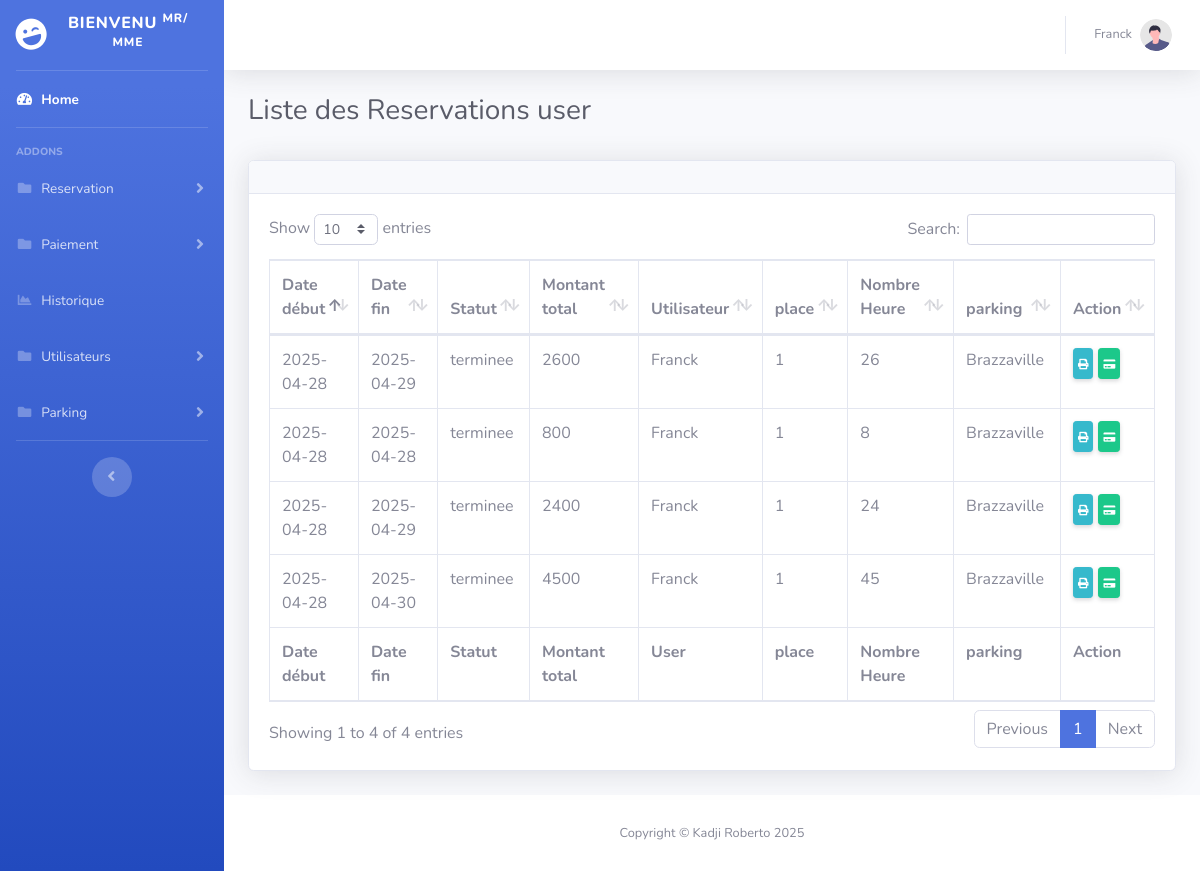
/index.php?page=listReservationUser (signed in), run on the app's committed database.
### tables this page shows
CREATE TABLE `reservation` (
  `id_reservation` int(11) NOT NULL,
  `date_debut` date NOT NULL,
  `date_fin` date NOT NULL,
  `statut` varchar(255) NOT NULL,
  `montant_total` double NOT NULL,
  `numero_place` int(11) NOT NULL,
  `nombre_heure` int(11) NOT NULL,
  `id_user` int(11) NOT NULL,
  `id_parking` int(11) NOT NULL
);

CREATE TABLE `utilisateurs` (
  `id_user` int(11) NOT NULL,
  `nom` varchar(255) NOT NULL,
  `prenom` varchar(255) NOT NULL,
  `ville` varchar(255) NOT NULL,
  `email` varchar(255) NOT NULL,
  `telephone` int(11) NOT NULL,
  `passwords` varchar(255) NOT NULL,
  `roles` varchar(255) NOT NULL,
  `statut` varchar(150) DEFAULT 'disponible'
);

CREATE TABLE `parking_vh` (
  `id_parking` int(11) NOT NULL,
  `nbplace` int(11) NOT NULL,
  `localisation` varchar(244) NOT NULL,
  `statut` varchar(255) NOT NULL,
  `numero` varchar(122) NOT NULL,
  `nbplace_disponible` int(11) NOT NULL,
  `tarifhoraire` int(11) NOT NULL
);

### modele/ReservationModel.php (called while the page is built, shortened)
<?php
class ReservationModel{
    public function Connect(){
        $host="localhost";
        $dbname="parkings";
        $user="root";
        $pass="";
    $connect= new PDO("mysql:host=$host;dbname=$dbname",$user,$pass);
    $connect->setAttribute(PDO::ATTR_ERRMODE,PDO::ERRMODE_EXCEPTION);
    return $connect;
    }
    public function listReservationUser($id){
        try {
           $connect=$this->connect();
        $test = $connect->prepare("SELECT id_reservation, date_debut, date_fin, reservation.statut, montant_total, utilisateurs.nom AS nom_user, numero_place, nombre_heure, parking_vh.localisation AS localisation_park
        FROM reservation
        INNER JOIN utilisateurs ON reservation.id_user = utilisateurs.id_user
        INNER JOIN parking_vh ON reservation.id_parking = parking_vh.id_parking
        WHERE reservation.id_user = ?
        ORDER BY CASE
        WHEN reservation.statut = 'active' THEN 0
        WHEN reservation.statut = 'terminee' THEN 1
         else 2
         END, date_debut ASC ");
        $test->execute([$id]);
        $resultat = $test->fetchAll(PDO::FETCH_ASSOC);
        return $resultat;
        } catch (\Throwable $th) {
              echo "Erreur: " . $th->getMessage();
        }
    }
}

### vue/listReservationUser.php (the view)
<?php
require("header.php")
?>
                <div class="container-fluid">
                    <h1 class="h3 mb-2 text-gray-800">Liste des Reservations user</h1>
                    <br>
                    <div class="card shadow mb-4">
                        <div class="card-header py-3">
                        </div>
                        <div class="card-body">
                            <div class="table-responsive">
                                <table class="table table-bordered" id="dataTable" width="100%" cellspacing="0">
                                    <thead>
                                        <tr>
                                            <th>Date début</th>
                                            <th>Date fin</th>
                                            <th>Statut</th>
                                            <th>Montant total</th>
                                            <th>Utilisateur</th>
                                            <th>place</th>
                                            <th>Nombre Heure</th>
                                            <th>parking</th>
                                            <th>Action</th>
                                        </tr>
                                    </thead>
                                    <tfoot>
                                        <tr>
                                            <th>Date début</th>
                                            <th>Date fin</th>
                                            <th>Statut</th>
                                            <th>Montant total</th>
                                            <th>User</th>
                                            <th>place</th>
                                            <th>Nombre Heure</th>
                                            <th>parking</th>
                                            <th>Action</th>
                                        </tr>
                                    </tfoot>
                                    <tbody>
                                    <?php foreach($listReservation as $data) { ?>
                                      <tr>
                                         <td><?php echo $data['date_debut'] ?></td>
                                         <td><?php echo $data['date_fin'] ?></td>
                                          <td><?php echo $data['statut'] ?></td>
                                          <td><?php echo $data['montant_total'] ?></td>
                                          <td><?php echo $data['nom_user'] ?></td>
                                          <td><?php echo $data['numero_place'] ?></td>
                                          <td><?php echo $data['nombre_heure'] ?></td>
                                          <td><?php echo $data['localisation_park'] ?></td>
                                          <td>
                                            <div class="d-flex" style="gap: 5px;">
                                                <a href="<?= $base_path ?>vue/voir_reservation.php?id=<?= htmlspecialchars($data['id_reservation']) ?>"
                                                class="btn btn-sm btn-info p-1 shadow-sm"
                                                title="Imprimer">
                                                    <i class="fas fa-print fa-xs"></i>
                                                </a>
                                                <a href="<?= $base_path ?>index.php?page=effectuerPay&id=<?= htmlspecialchars($data['id_reservation']) ?>"
                                                class="btn btn-sm btn-success p-1 shadow-sm"
                                                title="Payer">
                                                    <i class="fas fa-credit-card fa-xs"></i>
                                                </a>
                                            </div>
                                        </td>
                                        </tr>
                                   <?php } ?>
                                    </tbody>
                                </table>
                            </div>
                        </div>
                    </div>
                </div>
            </div>
<?php
require("footer.php")
?>

### data on the page
reservation: date_debut "2025-04-28", date_fin "2025-04-29", statut "terminee", montant_total "2600", id_user.nom "Franck", numero_place "1", nombre_heure "26", id_parking.localisation "Brazzaville"
reservation: date_debut "2025-04-28", date_fin "2025-04-28", statut "terminee", montant_total "800", id_user.nom "Franck", numero_place "1", nombre_heure "8", id_parking.localisation "Brazzaville"
reservation: date_debut "2025-04-28", date_fin "2025-04-29", statut "terminee", montant_total "2400", id_user.nom "Franck", numero_place "1", nombre_heure "24", id_parking.localisation "Brazzaville"
reservation: date_debut "2025-04-28", date_fin "2025-04-30", statut "terminee", montant_total "4500", id_user.nom "Franck", numero_place "1", nombre_heure "45", id_parking.localisation "Brazzaville"

### other printed values
$_SESSION['nom'] "Franck"
